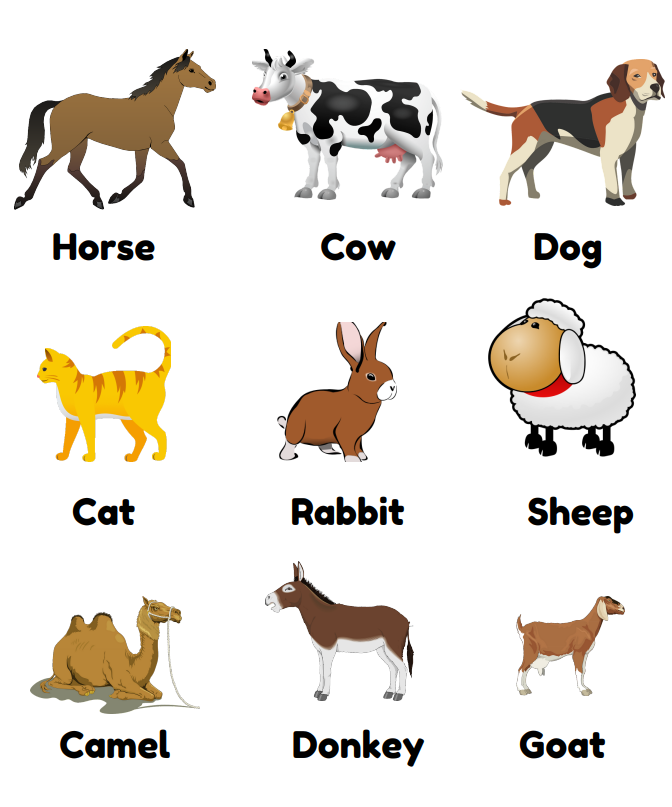
#> input picture animal.png, 672 x 807 px
$ jupyter execute 'Image Processing and Image Augmentation.ipynb'
#> lines starting #> are read from the running program, lines starting #| are printed output that depends on the picture; after the words box and inside, x2 and y2 are one past the last pixel; in counts of white or black regions, pixels touching at a corner belong together
[cell 1]
import numpy as np
import cv2 as cv

## Reading Image

[cell 2]
img = cv.imread("animal.png")
#> img is the input picture: shape (807, 672, 3); mean B, G, R 222.2, 228.7, 233.4

[cell 3]
img

[cell 4]
demo_img = cv.imread("ship img.jpg")
demo_img

## Showing Image

[cell 5]
cv.imshow("Animal Image", img)
cv.waitKey(0)

[cell 6]
cv.imshow("Ship Image", demo_img)
cv.waitKey(0)

## Resizing Image

[cell 7]
img.shape
#> Out = (807, 672, 3)

[cell 8]
height, width, _ = img.shape
#> height = 807; width = 672

[cell 9]
height, width
#> Out = (807, 672)

[cell 10]
resized_img = cv.resize(img, (int(width*0.75), int(height*0.75)))

[cell 11]
cv.imshow("Resized Image", resized_img)
cv.waitKey(0)

## Changing Colors of Image

[cell 12]
blue_img = resized_img.copy()
blue_img[:,:,1:]=0

[cell 13]
cv.imshow("Blue Image", blue_img)
cv.waitKey(0)

[cell 14]
red_img = resized_img.copy()
red_img[:,:,:2]=0
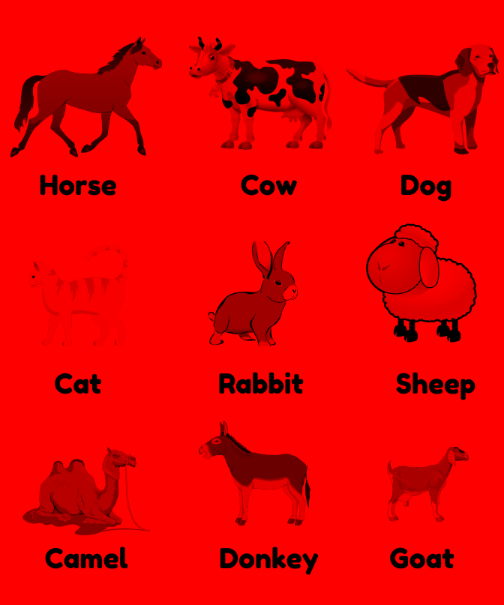
#> red_img: shape (605, 504, 3); mean B, G, R 0, 0, 233.4
cv.imshow("Red Image", red_img)
cv.waitKey(0)

[cell 15]
green_img = resized_img.copy()
green_img[:,:,[0, 2]]=0
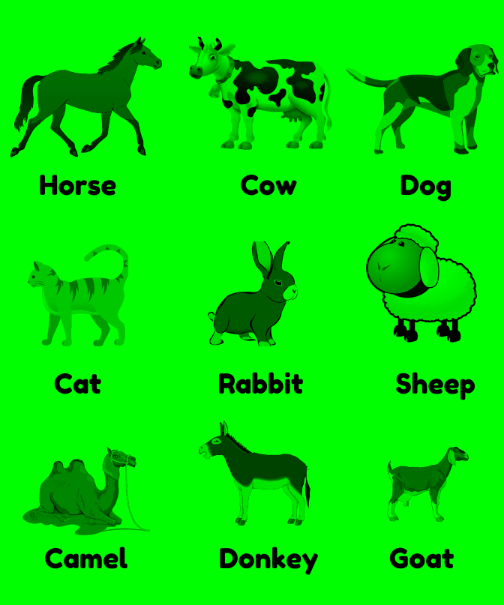
#> green_img: shape (605, 504, 3); mean B, G, R 0, 228.6, 0
cv.imshow("Green Image", green_img)
cv.waitKey(0)

## Stacking of Image

[cell 16]
stacked_img = np.hstack([blue_img, green_img, red_img])
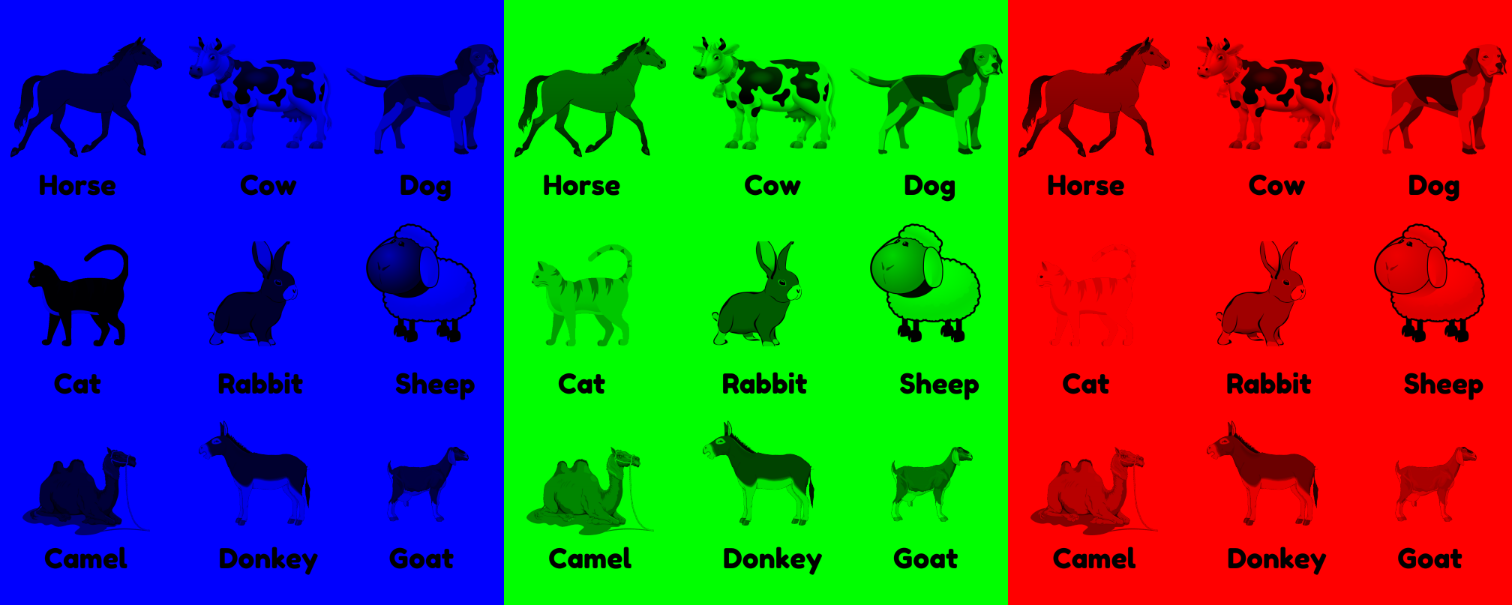
#> stacked_img: shape (605, 1512, 3); mean B, G, R 74.1, 76.2, 77.8

[cell 17]
cv.imshow("All Color Image", stacked_img)
cv.waitKey(0)

## Converting image in Grayscale

[cell 18]
gray_img = cv.cvtColor(resized_img, cv.COLOR_BGR2GRAY)

[cell 19]
cv.imshow("Gray Image", gray_img)
cv.waitKey(0)

[cell 20]
cv.imshow("Addition of Image", blue_img+green_img+red_img)
cv.waitKey(0)

## Cropping the Image

[cell 21]
cropped_img = resized_img[25:200, :170]
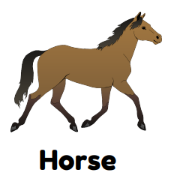
#> cropped_img: shape (175, 170, 3); mean B, G, R 203.1, 210.4, 216.5

[cell 22]
cv.imshow("Cropped Image", cropped_img)
cv.waitKey(0)

## Rotating the Image

[cell 23]
(h, w) = resized_img.shape[:2]
#> h = 605; w = 504
h, w
#> Out = (605, 504)

[cell 24]
center = (w//2, h//2)
#> center = (252, 302)
center
#> Out = (252, 302)

[cell 25]
rotation_matrix = cv.getRotationMatrix2D(center, 60, 0.7)

[cell 26]
rotate_img = cv.warpAffine(resized_img, rotation_matrix, (w, h))
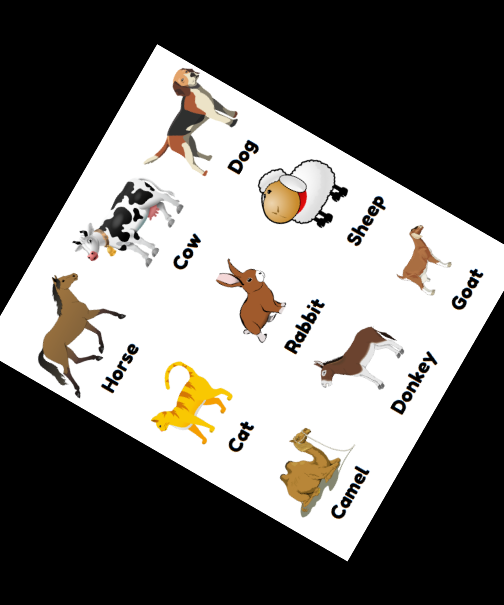
#> rotate_img: shape (605, 504, 3); mean B, G, R 108.1, 111.3, 113.6

[cell 27]
cv.imshow("Rotate Image 45", rotate_img)
cv.imwrite("Rotated img.jpg", rotate_img)
cv.waitKey(0)

## Blurring the Image

[cell 28]
blurred_img = cv.GaussianBlur(resized_img, (11, 11), 0)

[cell 29]
cv.imshow("Blurred", blurred_img)
cv.waitKey(0)

[cell 30]
blur1 = cv.GaussianBlur(resized_img, (3, 3), 3)
blur2 = cv.GaussianBlur(resized_img, (5, 5), 3)
blue3 = cv.GaussianBlur(resized_img, (15, 15), 3)

[cell 31]
blur_stack = np.hstack([blur1, blur2, blue3])
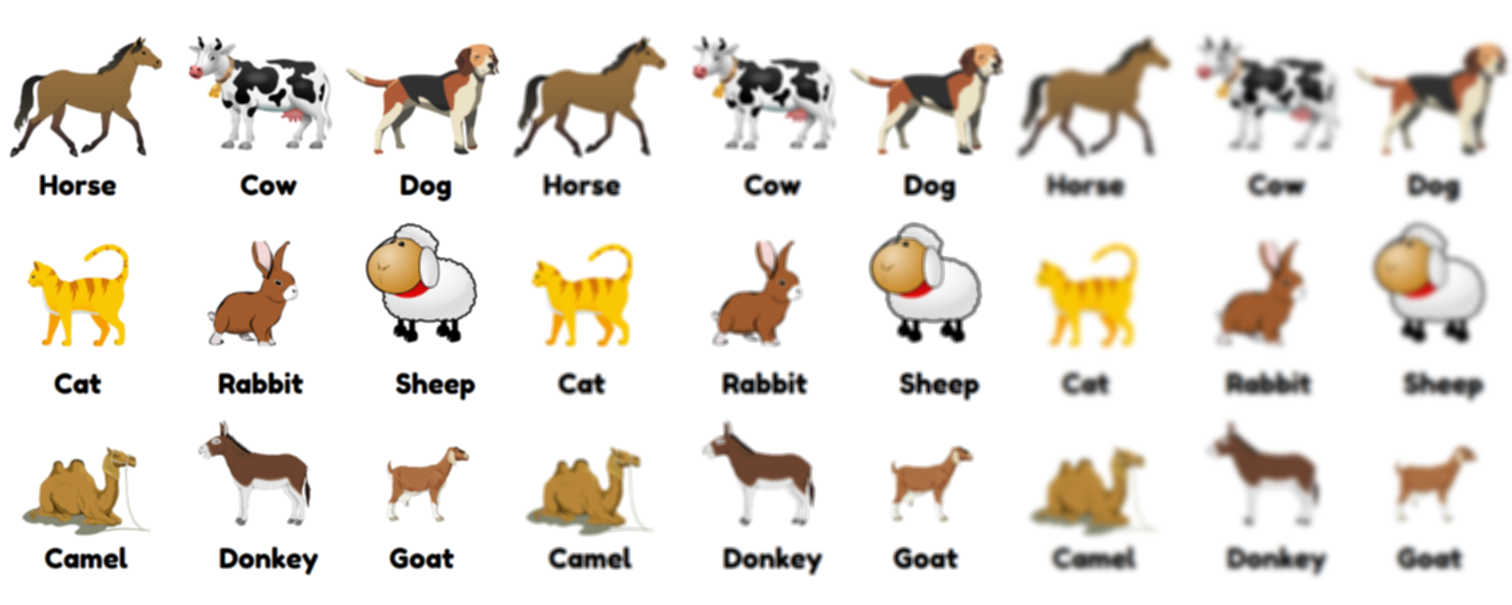
#> blur_stack: shape (605, 1512, 3); mean B, G, R 222.2, 228.6, 233.4

[cell 32]
cv.imshow("All Blurred Images", blur_stack)
cv.waitKey(0)

## Edge Detection using Canny

[cell 33]
edges = cv.Canny(gray_img, 400, 600)
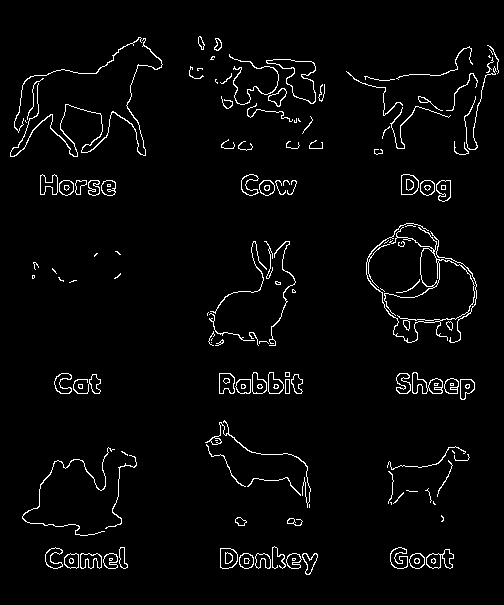
#> edges: shape (605, 504); 3% white in thin lines or dots, all inside (x1, y1, x2, y2) = (10, 36, 499, 575)

[cell 34]
cv.imshow("Edges", edges)
cv.waitKey(0)

[cell 35]
edge1 = cv.Canny(gray_img, 100, 200)
edge2 = cv.Canny(gray_img, 200, 300)
edge3 = cv.Canny(gray_img, 300, 400)

[cell 36]
edge_stack = np.hstack([edge1, edge2, edge3])
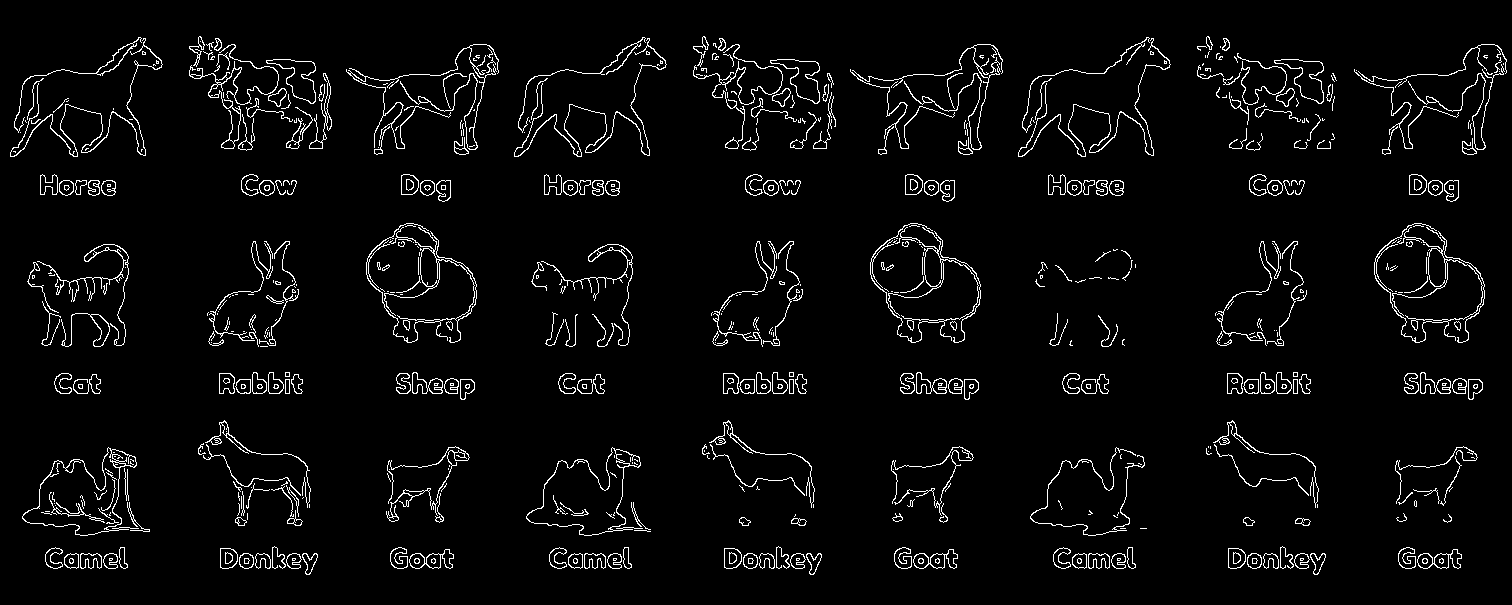
#> edge_stack: shape (605, 1512); 3.9% white in thin lines or dots, all inside (x1, y1, x2, y2) = (10, 36, 1507, 575)

[cell 37]
cv.imshow("All Edges Image", edge_stack)
cv.waitKey(0)

## Shear the Image

[cell 38]
(h, w) = resized_img.shape[:2]
h, w

[cell 39]
shear_factor = 0.5

[cell 40]
shear_matrix_x = np.float32([[1, shear_factor, 0], [0, 1, 0]])

[cell 41]
sheared_img = cv.warpAffine(resized_img, shear_matrix_x, (w+int(shear_factor*h), h))

[cell 42]
cv.imshow("Sheared Image", sheared_img)
cv.waitKey(0)

[cell 43]
shear_matrix_x = np.float32([[1, 0, 0], [shear_factor, 1, 0]])
sheared_img = cv.warpAffine(resized_img, shear_matrix_x, (w, h+int(shear_factor*w)))
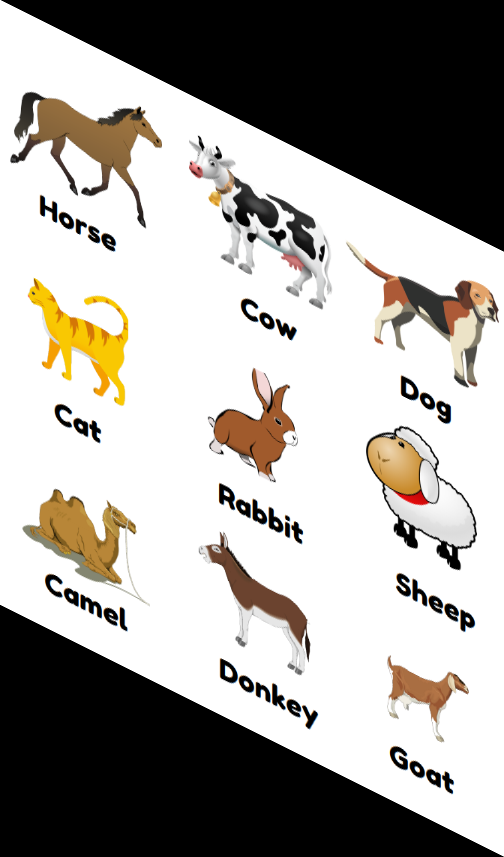
#> sheared_img: shape (857, 504, 3); mean B, G, R 156.8, 161.4, 164.8
cv.imshow("Sheared Image", sheared_img)
cv.waitKey(0)

## Drawing shapes on Image

[cell 44]
cv.rectangle(resized_img, (0, 25),(200, 170), (0, 255, 0), 3)
cv.imshow("Rectangle on Image", resized_img)
cv.waitKey(0)

[cell 45]
cv.circle(resized_img, (300, 300), 70, (255, 0, 0), 3)
cv.imshow("Circle on Image", resized_img)
cv.waitKey(0)

[cell 46]
cv.line(resized_img, (400, 300),(460, 500), (45, 25, 100), 3)
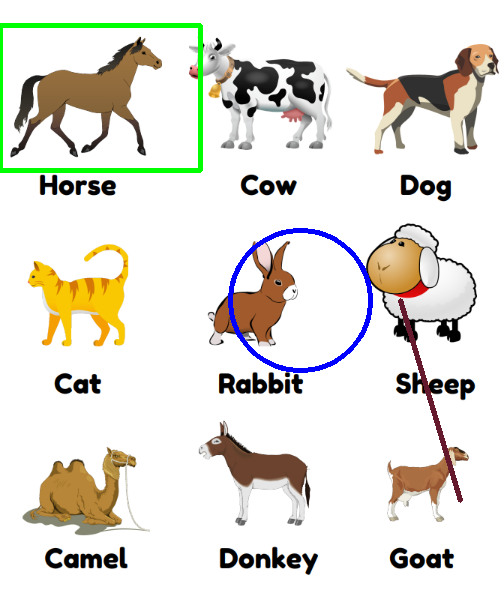
#> resized_img: shape (605, 504, 3); mean B, G, R 219.2, 226.4, 228.7
cv.imshow("Line on Image", resized_img)
cv.waitKey(0)
